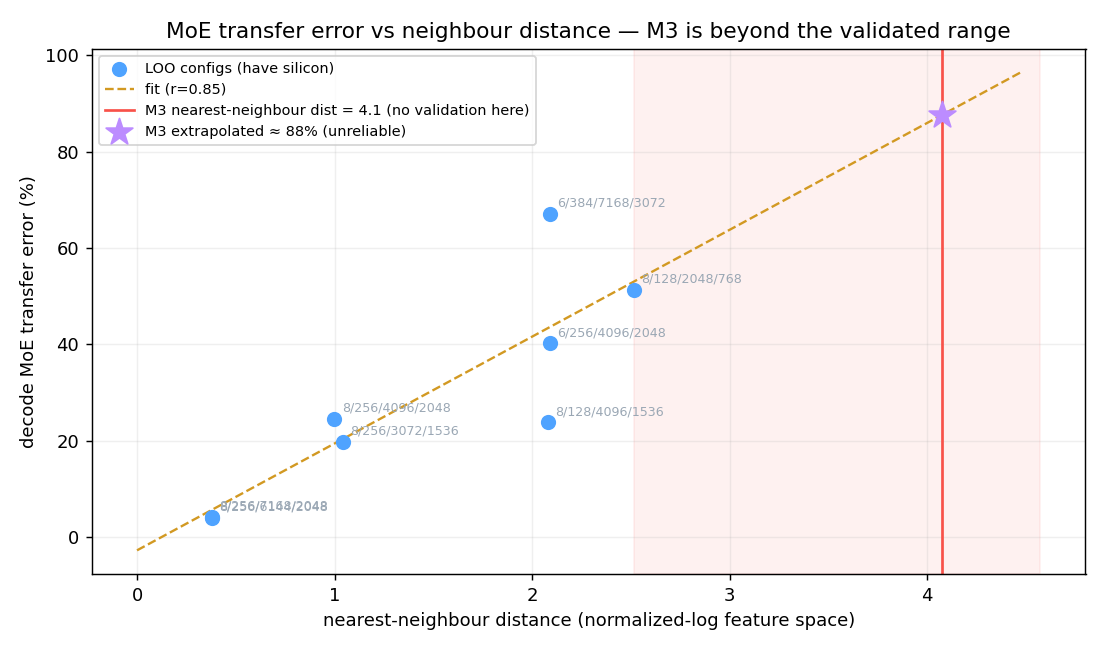

The Python source for this figure:
"""Can we say anything about M3's MoE error without M3 silicon?

We can't measure it directly (no topk4/128/6144/3072 silicon). But we CAN measure
transfer error on the 8 configs that DO have silicon (leave-one-out), and relate it
to the only thing we know about M3's MoE: how far its nearest neighbour is in the
(topk, experts, hidden, inter) normalized-log feature space.

Finding: error vs neighbour-distance correlates 0.85 — but M3's distance (4.07) is
BEYOND every validated case (max 2.52). So M3's MoE transfer is an out-of-support
extrapolation: the fit says ~88%, which is itself unreliable. Honest statement:
M3's MoE term has no validation support and likely errs >=50%. Fix = collect a
closer MoE point (topk4 / 128 experts).
"""

import logging

logging.disable(logging.WARNING)

import os

import matplotlib
import numpy as np

matplotlib.use("Agg")
import matplotlib.pyplot as plt

from aiconfigurator.sdk import common
from aiconfigurator.sdk.operations import util_empirical
from aiconfigurator.sdk.operations.moe import MoE
from aiconfigurator.sdk.perf_database import get_database

QM = common.MoEQuantMode.fp8_block
WL = "power_law_1.01"
TP, EP = 1, 8
M3 = (4, 128, 6144, 3072)


def main():
    db = get_database("b200_sxm", "trtllm", "1.3.0rc10")
    MoE.load_data(db)
    wl = db._moe_data[QM][WL]
    cfgs = []
    for tk in wl:
        for ne in wl[tk]:
            for hs in wl[tk][ne]:
                for isz in wl[tk][ne][hs]:
                    node = wl[tk][ne][hs].get(isz, {}).get(TP, {}).get(EP)
                    if node:
                        cfgs.append((tk, ne, hs, isz, node))

    feat = lambda c: np.log(np.array(c[:4], dtype=float))
    farr = np.array([feat(c) for c in cfgs])
    mu, sd = farr.mean(0), farr.std(0)
    sd[sd == 0] = 1

    def nn_dist(q):
        qn = (np.log(np.array(q, dtype=float)) - mu) / sd
        ds = [np.linalg.norm((feat(c) - mu) / sd - qn) for c in cfgs if c[:4] != tuple(q)]
        return min(ds)

    def loo_err(c):
        tk, ne, hs, isz, _ = c
        parent = wl[tk][ne][hs][isz][TP]
        saved = parent.pop(EP)
        toks = sorted(saved.keys())
        tok = min(toks, key=lambda t: abs(t - 64))
        util_empirical._GRID_CACHE.clear()
        if hasattr(db, "clear_runtime_caches"):
            db.clear_runtime_caches()
        est = float(
            db.query_moe(
                num_tokens=tok,
                hidden_size=hs,
                inter_size=isz,
                topk=tk,
                num_experts=ne,
                moe_tp_size=TP,
                moe_ep_size=EP,
                quant_mode=QM,
                workload_distribution=WL,
                is_context=True,
                database_mode=common.DatabaseMode.EMPIRICAL,
            )
        )
        truth = saved[tok]
        truth = float(truth["latency"] if isinstance(truth, dict) else truth)
        parent[EP] = saved
        return 100 * abs(est - truth) / truth

    dist = np.array([nn_dist(c[:4]) for c in cfgs])
    err = np.array([loo_err(c) for c in cfgs])
    m3d = nn_dist(M3)
    a, b = np.polyfit(dist, err, 1)
    r = np.corrcoef(dist, err)[0, 1]
    print(f"corr(dist,err)={r:.2f}  fit err≈{a:.1f}*d+{b:.1f}  M3 dist={m3d:.2f} -> ~{a * m3d + b:.0f}% (extrapolated)")

    fig, ax = plt.subplots(figsize=(8.5, 5))
    ax.scatter(dist, err, s=55, color="#4fa3ff", zorder=3, label="LOO configs (have silicon)")
    xs = np.linspace(0, m3d + 0.4, 50)
    ax.plot(xs, a * xs + b, color="#d29922", ls="--", lw=1.3, label=f"fit (r={r:.2f})")
    ax.axvspan(dist.max(), m3d + 0.5, color="#f85149", alpha=0.08)
    ax.axvline(m3d, color="#f85149", lw=1.5, label=f"M3 nearest-neighbour dist = {m3d:.1f} (no validation here)")
    ax.scatter(
        [m3d],
        [a * m3d + b],
        marker="*",
        s=240,
        color="#bc8cff",
        zorder=4,
        label=f"M3 extrapolated ≈ {a * m3d + b:.0f}% (unreliable)",
    )
    for c, d, e in zip(cfgs, dist, err, strict=False):
        ax.annotate(
            f"{c[0]}/{c[1]}/{c[2]}/{c[3]}",
            (d, e),
            fontsize=7,
            color="#9aa7b4",
            xytext=(4, 4),
            textcoords="offset points",
        )
    ax.set(
        xlabel="nearest-neighbour distance (normalized-log feature space)",
        ylabel="decode MoE transfer error (%)",
        title="MoE transfer error vs neighbour distance — M3 is beyond the validated range",
    )
    ax.legend(fontsize=8, loc="upper left")
    ax.grid(alpha=0.2)
    fig.tight_layout()
    out = os.path.join(os.path.dirname(os.path.abspath(__file__)), "loo_moe_calibration.png")
    fig.savefig(out, dpi=130)
    print("saved", out)


if __name__ == "__main__":
    main()
